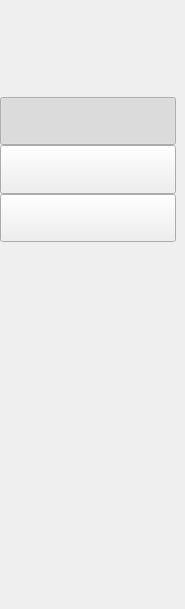
    <widget class="QWidget" name="page_2">
     <widget class="QWidget" name="calibrationContext" native="true">
      <property name="geometry">
       <rect>
        <x>0</x>
        <y>0</y>
        <width>176</width>
        <height>600</height>
       </rect>
      </property>
      <widget class="QPushButton" name="calibrationMenu_1">
       <property name="geometry">
        <rect>
         <x>0</x>
         <y>97</y>
         <width>176</width>
         <height>48</height>
        </rect>
       </property>
       <property name="icon">
        <iconset resource="images.qrc">
         <normaloff>:/calibration/images/calibration/subMenu_2~.png</normaloff>
         <normalon>:/calibration/images/calibration/subMenu_2.png</normalon>:/calibration/images/calibration/subMenu_2~.png</iconset>
       </property>
       <property name="iconSize">
        <size>
         <width>176</width>
         <height>50</height>
        </size>
       </property>
       <property name="checkable">
        <bool>true</bool>
       </property>
       <property name="checked">
        <bool>true</bool>
       </property>
       <property name="autoExclusive">
        <bool>true</bool>
       </property>
      </widget>
      <widget class="QLabel" name="calibrationHeader">
       <property name="geometry">
        <rect>
         <x>0</x>
         <y>0</y>
         <width>176</width>
         <height>97</height>
        </rect>
       </property>
       <property name="text">
        <string/>
       </property>
       <property name="pixmap">
        <pixmap resource="images.qrc">:/calibration/images/calibration/subMenu_1.png</pixmap>
       </property>
      </widget>
      <widget class="QPushButton" name="calibrationMenu_2">
       <property name="geometry">
        <rect>
         <x>0</x>
         <y>145</y>
         <width>176</width>
         <height>49</height>
        </rect>
       </property>
       <property name="icon">
        <iconset resource="images.qrc">
         <normaloff>:/calibration/images/calibration/subMenu_3~.png</normaloff>
         <normalon>:/calibration/images/calibration/subMenu_3.png</normalon>:/calibration/images/calibration/subMenu_3~.png</iconset>
       </property>
       <property name="iconSize">
        <size>
         <width>176</width>
         <height>50</height>
        </size>
       </property>
       <property name="checkable">
        <bool>true</bool>
       </property>
       <property name="checked">
        <bool>false</bool>
       </property>
       <property name="autoExclusive">
        <bool>true</bool>
       </property>
      </widget>
      <widget class="QPushButton" name="calibrationMenu_3">
       <property name="geometry">
        <rect>
         <x>0</x>
         <y>194</y>
         <width>176</width>
         <height>48</height>
        </rect>
       </property>
       <property name="icon">
        <iconset resource="images.qrc">
         <normaloff>:/calibration/images/calibration/subMenu_4~.png</normaloff>
         <normalon>:/calibration/images/calibration/subMenu_4.png</normalon>:/calibration/images/calibration/subMenu_4~.png</iconset>
       </property>
       <property name="iconSize">
        <size>
         <width>176</width>
         <height>50</height>
        </size>
       </property>
       <property name="checkable">
        <bool>true</bool>
       </property>
       <property name="checked">
        <bool>false</bool>
       </property>
       <property name="autoExclusive">
        <bool>true</bool>
       </property>
      </widget>
      <widget class="QLabel" name="calibrationButtom">
       <property name="geometry">
        <rect>
         <x>0</x>
         <y>242</y>
         <width>176</width>
         <height>231</height>
        </rect>
       </property>
       <property name="text">
        <string/>
       </property>
       <property name="pixmap">
        <pixmap resource="images.qrc">:/calibration/images/calibration/subMenu_5.png</pixmap>
       </property>
      </widget>
     </widget>
    </widget>
